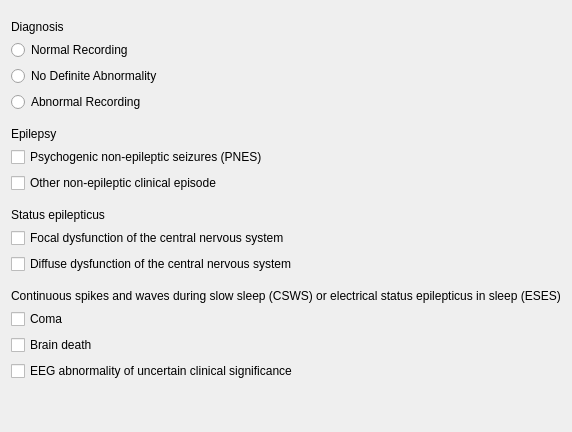
      <widget class="QWidget" name="tab_diagnostic_significance">
       <attribute name="title">
        <string>Diagnostic Significance</string>
       </attribute>
       <layout class="QVBoxLayout" name="verticalLayout_25">
        <item>
         <spacer name="verticalSpacer_11">
          <property name="orientation">
           <enum>Qt::Vertical</enum>
          </property>
          <property name="sizeType">
           <enum>QSizePolicy::Fixed</enum>
          </property>
          <property name="sizeHint" stdset="0">
           <size>
            <width>20</width>
            <height>9</height>
           </size>
          </property>
         </spacer>
        </item>
        <item>
         <widget class="QLabel" name="label_26">
          <property name="text">
           <string>Diagnosis</string>
          </property>
         </widget>
        </item>
        <item>
         <layout class="QVBoxLayout" name="verticalLayout_52">
          <item>
           <layout class="QVBoxLayout" name="verticalLayout_7">
            <item>
             <widget class="QRadioButton" name="rb_ds_normal_recording">
              <property name="text">
               <string>Normal Recording</string>
              </property>
             </widget>
            </item>
            <item>
             <widget class="QRadioButton" name="cb_ds_no_definite_abnormality">
              <property name="text">
               <string>No Definite Abnormality</string>
              </property>
             </widget>
            </item>
            <item>
             <widget class="QRadioButton" name="rb_ds_abnormal">
              <property name="text">
               <string>Abnormal Recording</string>
              </property>
             </widget>
            </item>
           </layout>
          </item>
          <item>
           <spacer name="verticalSpacer_12">
            <property name="orientation">
             <enum>Qt::Vertical</enum>
            </property>
            <property name="sizeType">
             <enum>QSizePolicy::Fixed</enum>
            </property>
            <property name="sizeHint" stdset="0">
             <size>
              <width>20</width>
              <height>9</height>
             </size>
            </property>
           </spacer>
          </item>
          <item>
           <layout class="QVBoxLayout" name="verticalLayout_50">
            <item>
             <widget class="QLabel" name="label_75">
              <property name="text">
               <string>Epilepsy</string>
              </property>
             </widget>
            </item>
            <item>
             <layout class="QVBoxLayout" name="verticalLayout_49">
              <item>
               <widget class="QCheckBox" name="checkBox_117">
                <property name="text">
                 <string>Psychogenic non-epileptic seizures (PNES)</string>
                </property>
               </widget>
              </item>
              <item>
               <widget class="QCheckBox" name="checkBox_118">
                <property name="text">
                 <string>Other non-epileptic clinical episode</string>
                </property>
               </widget>
              </item>
             </layout>
            </item>
           </layout>
          </item>
          <item>
           <spacer name="verticalSpacer_13">
            <property name="orientation">
             <enum>Qt::Vertical</enum>
            </property>
            <property name="sizeType">
             <enum>QSizePolicy::Fixed</enum>
            </property>
            <property name="sizeHint" stdset="0">
             <size>
              <width>20</width>
              <height>9</height>
             </size>
            </property>
           </spacer>
          </item>
          <item>
           <layout class="QVBoxLayout" name="verticalLayout_48">
            <item>
             <widget class="QLabel" name="label_76">
              <property name="text">
               <string>Status epilepticus</string>
              </property>
             </widget>
            </item>
            <item>
             <layout class="QVBoxLayout" name="verticalLayout_47">
              <item>
               <widget class="QCheckBox" name="checkBox_119">
                <property name="text">
                 <string>Focal dysfunction of the central nervous system</string>
                </property>
               </widget>
              </item>
              <item>
               <widget class="QCheckBox" name="checkBox_120">
                <property name="text">
                 <string>Diffuse dysfunction of the central nervous system</string>
                </property>
               </widget>
              </item>
             </layout>
            </item>
           </layout>
          </item>
          <item>
           <layout class="QVBoxLayout" name="verticalLayout_51">
            <item>
             <spacer name="verticalSpacer_14">
              <property name="orientation">
               <enum>Qt::Vertical</enum>
              </property>
              <property name="sizeType">
               <enum>QSizePolicy::Fixed</enum>
              </property>
              <property name="sizeHint" stdset="0">
               <size>
                <width>20</width>
                <height>9</height>
               </size>
              </property>
             </spacer>
            </item>
            <item>
             <widget class="QLabel" name="label_77">
              <property name="text">
               <string>Continuous spikes and waves during slow sleep (CSWS) or electrical status epilepticus in sleep (ESES)</string>
              </property>
             </widget>
            </item>
            <item>
             <layout class="QVBoxLayout" name="verticalLayout_46">
              <item>
               <widget class="QCheckBox" name="checkBox_121">
                <property name="text">
                 <string>Coma</string>
                </property>
               </widget>
              </item>
              <item>
               <widget class="QCheckBox" name="checkBox_122">
                <property name="text">
                 <string>Brain death</string>
                </property>
               </widget>
              </item>
              <item>
               <widget class="QCheckBox" name="checkBox_123">
                <property name="text">
                 <string>EEG abnormality of uncertain clinical significance</string>
                </property>
               </widget>
              </item>
             </layout>
            </item>
           </layout>
          </item>
         </layout>
        </item>
        <item>
         <spacer name="verticalSpacer_6">
          <property name="orientation">
           <enum>Qt::Vertical</enum>
          </property>
          <property name="sizeHint" stdset="0">
           <size>
            <width>20</width>
            <height>40</height>
           </size>
          </property>
         </spacer>
        </item>
       </layout>
      </widget>
